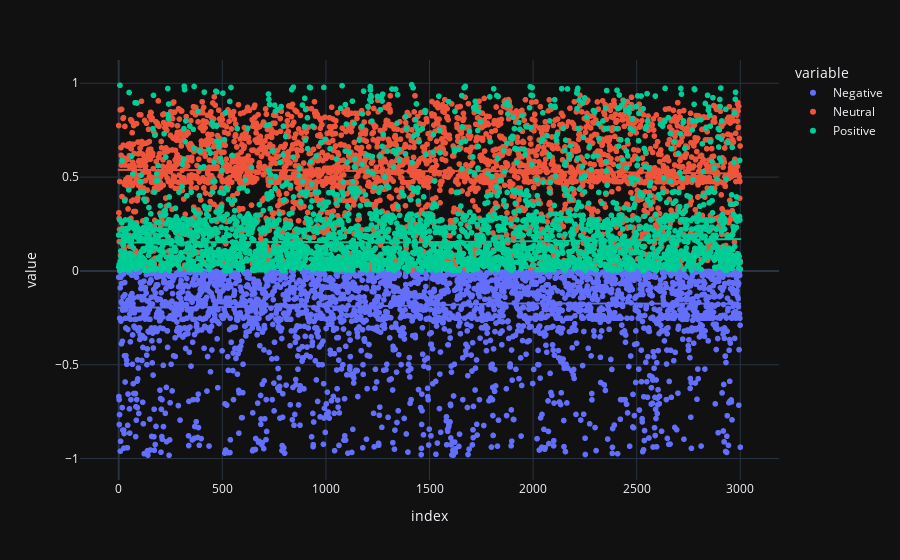

The cell this chart's notebook holds for it:
### Code cell
import plotly.express as px


fig = px.scatter(df, y=['Negative','Neutral','Positive'],template = "plotly_dark",trendline="lowess")
fig.show()

### Figure 1 — Plotly figure (JSON) as saved in the notebook; plotly's stock layout.template omitted (floating-point values rounded to 4 significant figures; data arrays with more than 128 entries replaced by an {"elided": "..."} marker saying what was removed)
{"data": [{"hovertemplate": "variable=Negative<br>index=%{x}<br>value=%{y}<extra></extra>", "legendgroup": "Negative", "marker": {"color": "#636efa", "symbol": "circle"}, "mode": "markers", "name": "Negative", "showlegend": true, "type": "scattergl", "x": {"elided": "3001 int values"}, "xaxis": "x", "y": {"elided": "3001 float values"}, "yaxis": "y"}, {"hovertemplate": "<b>LOWESS trendline</b><br><br>variable=Negative<br>index=%{x}<br>value=%{y} <b>(trend)</b><extra></extra>", "legendgroup": "Negative", "marker": {"color": "#636efa", "symbol": "circle"}, "mode": "lines", "name": "Negative", "showlegend": false, "type": "scattergl", "x": {"elided": "3001 int values"}, "xaxis": "x", "y": {"elided": "3001 float values"}, "yaxis": "y"}, {"hovertemplate": "variable=Neutral<br>index=%{x}<br>value=%{y}<extra></extra>", "legendgroup": "Neutral", "marker": {"color": "#EF553B", "symbol": "circle"}, "mode": "markers", "name": "Neutral", "showlegend": true, "type": "scattergl", "x": {"elided": "3001 int values"}, "xaxis": "x", "y": {"elided": "3001 float values"}, "yaxis": "y"}, {"hovertemplate": "<b>LOWESS trendline</b><br><br>variable=Neutral<br>index=%{x}<br>value=%{y} <b>(trend)</b><extra></extra>", "legendgroup": "Neutral", "marker": {"color": "#EF553B", "symbol": "circle"}, "mode": "lines", "name": "Neutral", "showlegend": false, "type": "scattergl", "x": {"elided": "3001 int values"}, "xaxis": "x", "y": {"elided": "3001 float values"}, "yaxis": "y"}, {"hovertemplate": "variable=Positive<br>index=%{x}<br>value=%{y}<extra></extra>", "legendgroup": "Positive", "marker": {"color": "#00cc96", "symbol": "circle"}, "mode": "markers", "name": "Positive", "showlegend": true, "type": "scattergl", "x": {"elided": "3001 int values"}, "xaxis": "x", "y": {"elided": "3001 float values"}, "yaxis": "y"}, {"hovertemplate": "<b>LOWESS trendline</b><br><br>variable=Positive<br>index=%{x}<br>value=%{y} <b>(trend)</b><extra></extra>", "legendgroup": "Positive", "marker": {"color": "#00cc96", "symbol": "circle"}, "mode": "lines", "name": "Positive", "showlegend": false, "type": "scattergl", "x": {"elided": "3001 int values"}, "xaxis": "x", "y": {"elided": "3001 float values"}, "yaxis": "y"}], "layout": {"legend": {"title": {"text": "variable"}, "tracegroupgap": 0}, "margin": {"t": 60}, "xaxis": {"anchor": "y", "domain": [0, 1], "title": {"text": "index"}}, "yaxis": {"anchor": "x", "domain": [0, 1], "title": {"text": "value"}}}}
